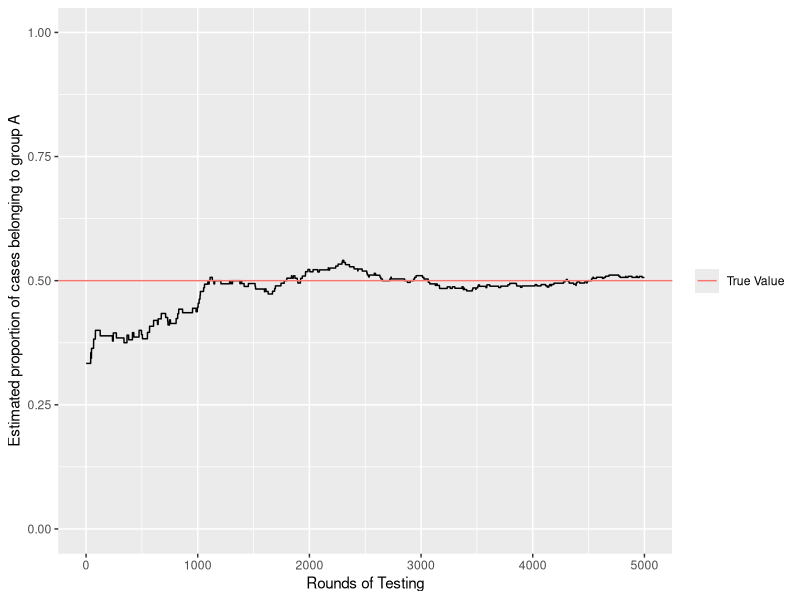
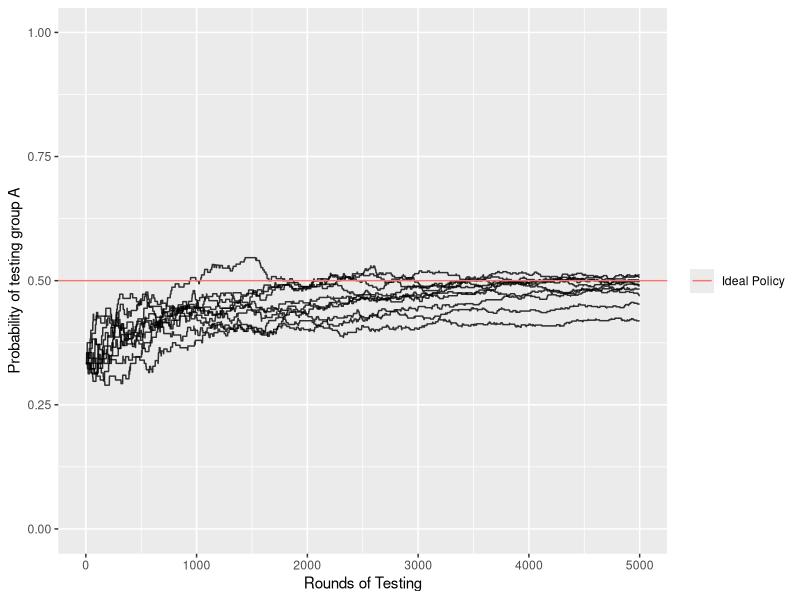
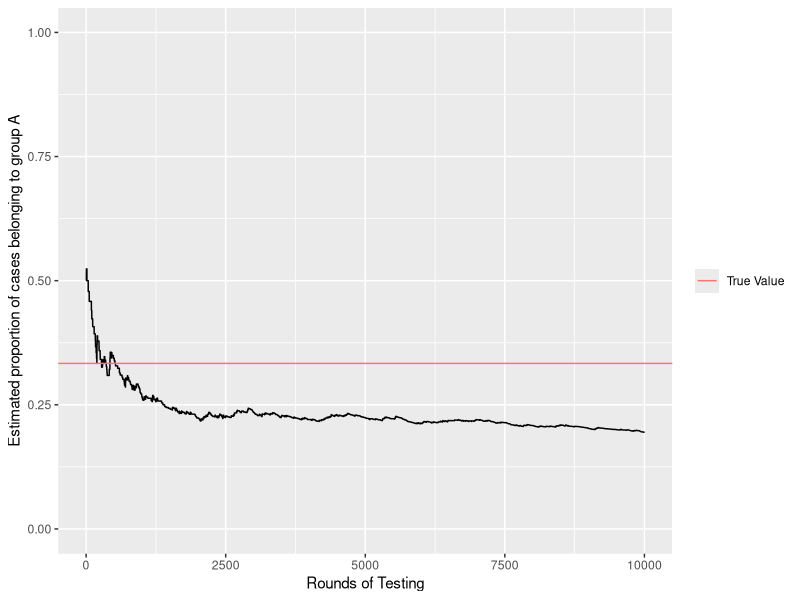
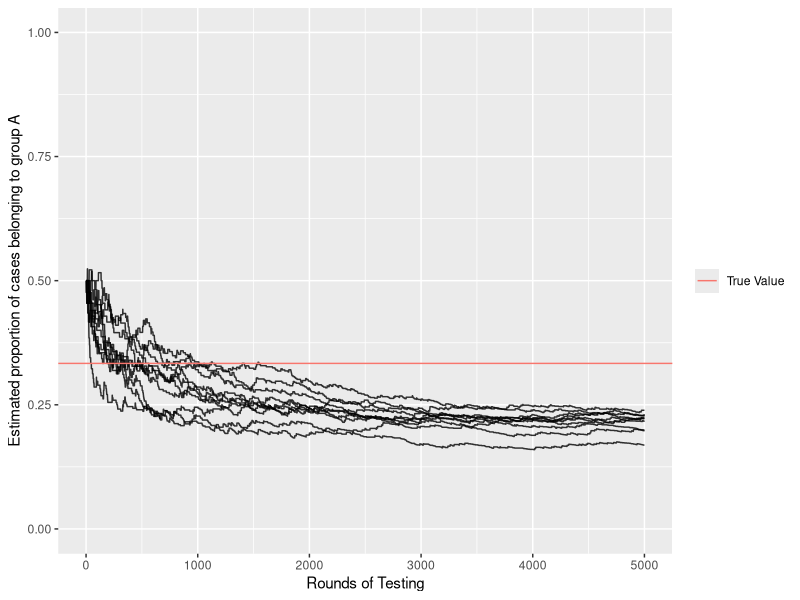
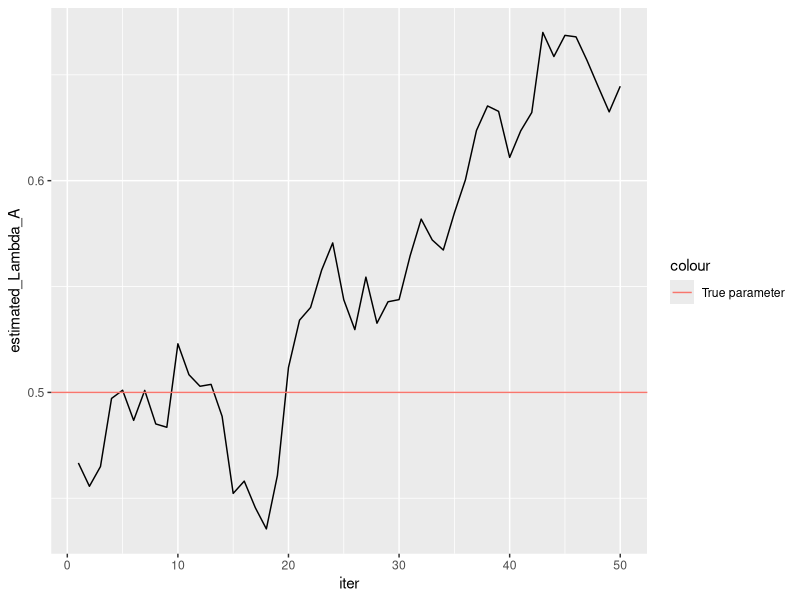
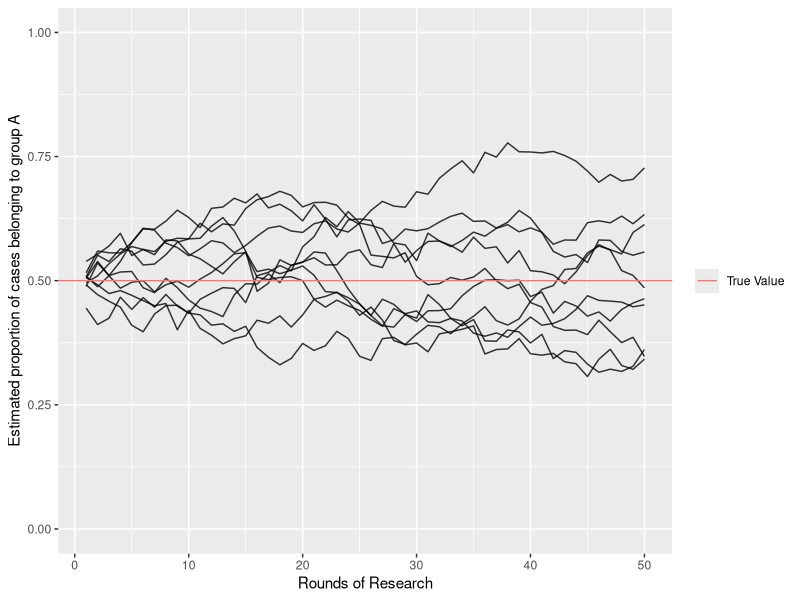
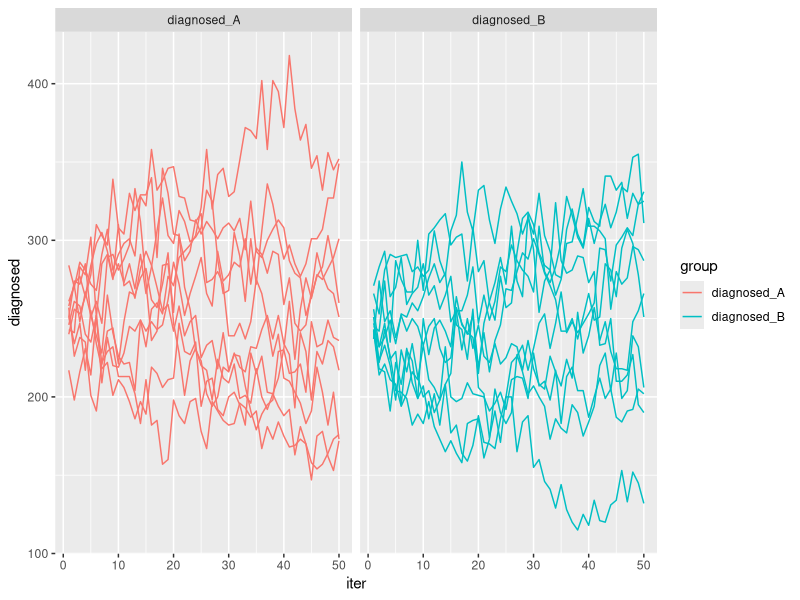
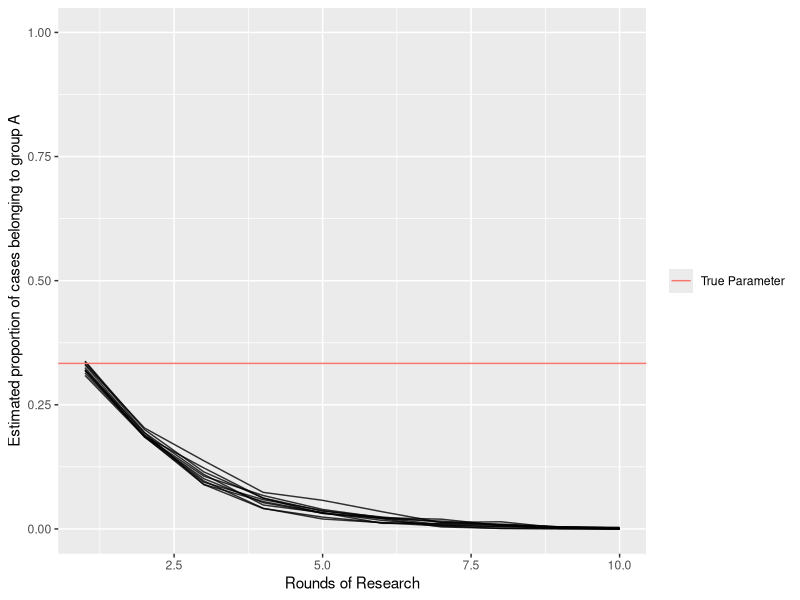

Here is the R script that generated these plots, in order:
## ---- chunk 1
knitr::opts_chunk$set(echo = FALSE)
library(tidyverse)
options(dplyr.summarise.inform = FALSE)
## ---- chunk 2
sim_instant_bayesian <- function(n_A = 10, n_B = 10, lambda = c(0.1, 0.1), N_iter = 1000){
  
  result <- tibble(iter = 1:N_iter, patient_group = NA_character_, test = NA, n_A = NA_real_, n_B = NA_real_)
  
  for (i in 1:N_iter){
    patient_group <- ifelse(rbinom(1, 1, 0.5) ==1, "A", "B")
  
    if(patient_group == "A"){
      test <- rbinom(1, 1, lambda[1]/sum(lambda))
      n_A <- n_A + rbinom(1, 1, lambda[1]) * test
    }else{
      test <- rbinom(1, 1, lambda[2]/sum(lambda))
      n_B <- n_B + rbinom(1, 1, lambda[2]) * test
    }
  
  result[i, 2:5] <- list("patient_group" = patient_group, "
                         test" = as.logical(test), "n_A" = n_A, "n_B" = n_B)
  }
  return(result)
}

# Old - needs to be fixed
sim_flipped <- function(n_A = 10, n_B = 10, lambda = c(0.1, 0.1), N_iter = 1000){ 
  
  result <- tibble(iter = 1:N_iter, patient_group = NA_character_, test = NA, n_A = NA_real_, n_B = NA_real_)
  
  for (i in 1:N_iter){
    patient_group <- ifelse(rbinom(1, 1, 0.5) ==1, "A", "B")
  
    if(patient_group == "A"){
      N_A <- N_A + 1
      test <- rbinom(1, 1, n_A/N_A)
      n_A <- n_A + rbinom(1, 1, lambda[1]) * test
    }else{
      N_B <- N_B + 1
      test <- rbinom(1, 1, n_B/N_B)
      n_B <- n_B + rbinom(1, 1, lambda[2]) * test
    }
  
  result[i, 2:5] <- list("patient_group" = patient_group, "
                         test" = as.logical(test), "n_A" = n_A, "n_B" = n_B)
  }
  return(result)
}
## ---- chunk 3
N_A <- 10
N_B <- 20
lambda_A <- 0.1
lambda_B <- 0.1

lambda <- c(lambda_A, lambda_B)
Niter <- 5000

sim1 <- sim_instant_bayesian(N_A, N_B, lambda, Niter)
## ---- chunk 4
ggplot(sim1, aes(x = iter, y = n_A / (n_A + n_B))) +
  geom_line() +
  labs(y = "Estimated proportion of cases belonging to group A", x = "Rounds of Testing")+
  ylim(c(0,1)) +
  geom_hline(aes(yintercept = lambda_A/sum(lambda), color = "True Value")) +
  theme(legend.title = element_blank())
## ---- chunk 5
N_A <- 10
N_B <- 20
lambda_A <- 0.1
lambda_B <- 0.1

lambda <- c(lambda_A, lambda_B)
Niter <- 5000
Nsim <- 10

sim10 <- replicate(Nsim, sim_instant_bayesian(N_A, N_B, lambda, Niter), simplify = F) %>%
  bind_rows() %>%
  mutate(sim_id = rep(1: Nsim, each = Niter))
## ---- chunk 6
ggplot(sim10, aes(x = iter, y = n_A / (n_A + n_B), group = sim_id)) +
  geom_line(alpha = 0.8) +
  labs(y = "Probability of testing group A", x = "Rounds of Testing")+
  ylim(c(0,1)) +
  geom_hline(aes(yintercept = lambda_A/sum(lambda), color = "Ideal Policy")) +
  theme(legend.title = element_blank())
## ---- chunk 7
N_A <- 10
N_B <- 10
lambda_A <- 0.1
lambda_B <- 0.2

lambda <- c(lambda_A, lambda_B)
Niter <- 10000

sim1 <- sim_instant_bayesian(N_A, N_B, lambda, Niter)
## ---- chunk 8
ggplot(sim1, aes(x = iter, y = n_A / (n_A + n_B))) +
  geom_line() +
  labs(y = "Estimated proportion of cases belonging to group A", x = "Rounds of Testing")+
  ylim(c(0,1)) +
  geom_hline(aes(yintercept = lambda_A/sum(lambda), color = "True Value")) +
  theme(legend.title = element_blank())
## ---- chunk 9
N_A <- 10
N_B <- 10
lambda_A <- 0.1
lambda_B <- 0.2

lambda <- c(lambda_A, lambda_B)
Niter <- 5000

sim10 <- replicate(10, sim_instant_bayesian(N_A, N_B, lambda, Niter), simplify = F) %>%
  bind_rows() %>%
  mutate(sim_id = rep(1: Nsim, each = Niter))
## ---- chunk 10
ggplot(sim10, aes(x = iter, y = n_A / (n_A + n_B), group = sim_id)) +
  geom_line(alpha = 0.8) +
  labs(y = "Estimated proportion of cases belonging to group A", x = "Rounds of Testing")+
  ylim(c(0,1)) +
  geom_hline(aes(yintercept = lambda_A/sum(lambda), color = "True Value")) +
  theme(legend.title = element_blank())
## ---- chunk 11
sim_delayed_bayesian <- function(n = 1000, Lambda_A = 0.5, lambda = c(0.1, 0.1), N_iter = 10) {
  
  for (i in 1:N_iter){
    df <- tibble(id = 1:n, g = sample(c(rep("A", n/2), rep("B", n/2)))) %>%
      mutate(p_test = ifelse(g == "A", Lambda_A, 1-Lambda_A),
             lambda_g = ifelse(g == "A", lambda[1], lambda[2])) %>%
      mutate(test = rbinom(n, 1, p_test)) %>%
      mutate(disease = rbinom(n, 1, lambda_g)) %>%
      mutate(diagnose = test*disease) %>%
      mutate(p_diagnose = p_test*lambda_g)
    
    n_A <- sum(df[df$g == "A",]$diagnose)
    n_B <- sum(df[df$g == "B",]$diagnose)
    
    Lambda_A <- n_A/(n_A + n_B)
    
    summary <- df %>%
        group_by(g) %>%
        dplyr::summarize(diagnosed = sum(diagnose), tested = sum(test)) %>%
        pivot_wider(names_from = "g", values_from = c("diagnosed", "tested")) %>%
        mutate(diagnosed_total = diagnosed_A + diagnosed_B, 
               tested_total = tested_A + tested_B,
               true_Lambda_A = lambda[1]/sum(lambda),
               estimated_Lambda_A = Lambda_A)
  
    if(i == 1){
      result <- summary
      
    } else
      result <- rbind(result, summary)
  }

return(result)
}
## ---- chunk 12
lambda_A <- 0.1
lambda_B <- 0.1
lambda <- c(lambda_A, lambda_B)
start_Lambda_A <- 0.5
N_iter <- 50

n <- 10000

sim1 <- sim_delayed_bayesian(n = n, Lambda_A = start_Lambda_A, lambda = lambda, N_iter = N_iter)

sim1 %>%
  mutate(iter = 1:N_iter) %>%
  ggplot(aes(x = iter, y = estimated_Lambda_A)) +
  geom_line() +
  geom_hline(aes(yintercept = lambda[1]/sum(lambda), color = "True parameter"))
## ---- chunk 13
lambda_A <- 0.1
lambda_B <- 0.1
lambda <- c(lambda_A, lambda_B)
start_Lambda_A <- 0.5
N_iter <- 50
Nsim <- 10

n <- 10000

sim10 <- replicate(Nsim, sim_delayed_bayesian(n = n, Lambda_A = start_Lambda_A, lambda = lambda, N_iter = N_iter), simplify = F) %>%
  bind_rows() %>%
  mutate(sim_id = rep(1: Nsim, each = N_iter),
         iter = rep(1:N_iter, Nsim))
## ---- chunk 14
ggplot(sim10, aes(x = iter, y = estimated_Lambda_A, group = sim_id)) +
  geom_line(alpha = 0.8) +
  labs(y = "Estimated proportion of cases belonging to group A", x = "Rounds of Research")+
  ylim(c(0,1)) +
  geom_hline(aes(yintercept = lambda_A/sum(lambda), color = "True Value")) +
  theme(legend.title = element_blank())

sim10 %>% pivot_longer(diagnosed_A:diagnosed_B, names_to = "group", values_to = "diagnosed") %>%
  ggplot(aes(x = iter, y = diagnosed, color = group, group = sim_id)) +
  geom_line()+
  facet_wrap(~group)
## ---- chunk 15
lambda_A <- 0.1
lambda_B <- 0.2
lambda <- c(lambda_A, lambda_B)
start_Lambda_A <- 0.5
N_iter <- 10
Nsim <- 10

n <- 10000

sim10 <- replicate(Nsim, sim_delayed_bayesian(n = n, Lambda_A = start_Lambda_A, lambda = lambda, N_iter = N_iter), simplify = F) %>%
  bind_rows() %>%
  mutate(sim_id = rep(1: Nsim, each = N_iter),
         iter = rep(1:N_iter, Nsim))
## ---- chunk 16
ggplot(sim10, aes(x = iter, y = estimated_Lambda_A, group = sim_id)) +
  geom_line(alpha = 0.8) +
  labs(y = "Estimated proportion of cases belonging to group A", x = "Rounds of Research")+
  ylim(c(0,1)) +
  geom_hline(aes(yintercept = lambda_A/sum(lambda), color = "True Parameter")) +
  theme(legend.title = element_blank())

sim10 %>% pivot_longer(diagnosed_A:diagnosed_B, names_to = "group", values_to = "diagnosed") %>%
  ggplot(aes(x = iter, y = diagnosed, color = group, group = sim_id)) +
  geom_line()+
  facet_wrap(~group)
## ---- chunk 17
lambda_A <- 0.1
lambda_B <- 0.11
lambda <- c(lambda_A, lambda_B)
start_Lambda_A <- 0.5
N_iter <- 10
Nsim <- 10

n <- 10000

sim10 <- replicate(Nsim, sim_delayed_bayesian(n = n, Lambda_A = start_Lambda_A, lambda = lambda, N_iter = N_iter), simplify = F) %>%
  bind_rows() %>%
  mutate(sim_id = rep(1: Nsim, each = N_iter),
         iter = rep(1:N_iter, Nsim))
## ---- chunk 18
ggplot(sim10, aes(x = iter, y = estimated_Lambda_A, group = sim_id)) +
  geom_line(alpha = 0.8) +
  labs(y = "Estimated proportion of cases belonging to group A", x = "Rounds of Research")+
  ylim(c(0,1)) +
  geom_hline(aes(yintercept = lambda_A/sum(lambda), color = "True Value")) +
  theme(legend.title = element_blank()) +
  scale_color_brewer(palette = "Set1")

sim10 %>% pivot_longer(diagnosed_A:diagnosed_B, names_to = "group", values_to = "diagnosed") %>%
  ggplot(aes(x = iter, y = diagnosed, color = group, group = sim_id)) +
  geom_line()+
  facet_wrap(~group)+
  scale_color_brewer(palette = "Set1")
